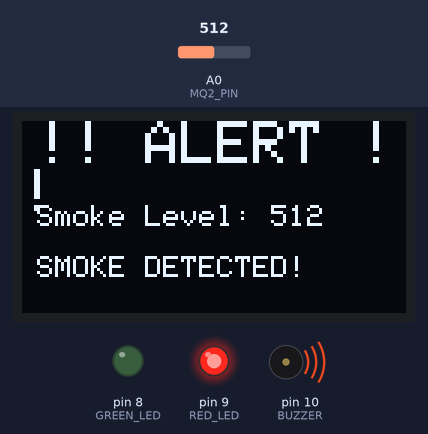
A sketch run on a simulated Arduino Uno, built with avr-gcc and run on an emulated ATmega328P. On the bench: 128×64 one-colour display, output pins drawn as LEDs (lit = HIGH), buzzer (waves = sounding, pin HIGH). The inputs (shaded band) are chosen by the test bench; at power-on: A0 (MQ2_PIN) = 512. What the sketch prints to the serial monitor is not drawn.

Above: at 3.2 s.
3.3 s: A0 (MQ2_PIN) set to 160
At 4.3 s:
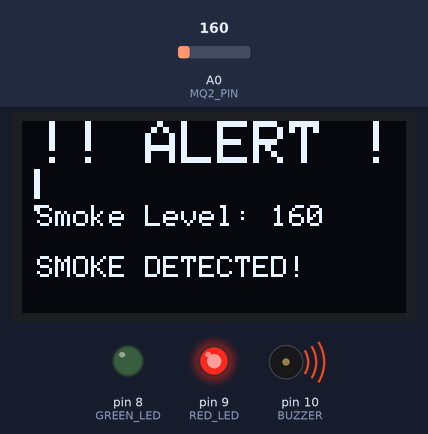
5.1 s: A0 (MQ2_PIN) set to 142
At 6.4 s:
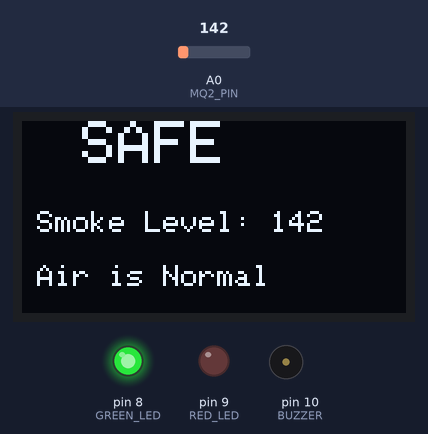
6.7 s: A0 (MQ2_PIN) set to 122
At 7.4 s:
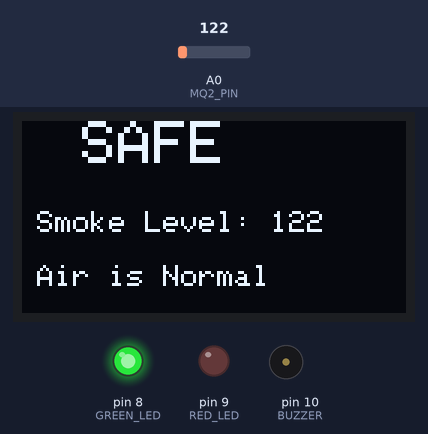
Timing chart, 0 to 9.7 s (numbered marks = the images above; inputs shaded):
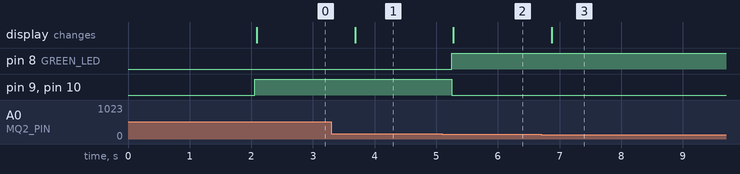

Measured:
- the behaviour switches between 151 and 150 on A0 (MQ2_PIN) (found by bisection; images 1 and 2)
- after the input at 3.3 s, the display: changes after 0.39 s (image 1)
- after the input at 5.1 s, pin 8 (GREEN_LED): LOW → HIGH after 0.15 s; pin 9 (RED_LED), pin 10 (BUZZER): HIGH → LOW after 0.15 s; the display: changes after 0.18 s (image 2)
- after the input at 6.7 s, the display: changes after 0.17 s (image 3)

The sketch:

PyroSense_V1.ino.ino
```cpp
#include <Wire.h>
#include <Adafruit_GFX.h>
#include <Adafruit_SH110X.h>

// ================= OLED =================
#define SCREEN_WIDTH 128
#define SCREEN_HEIGHT 64

Adafruit_SH1106G display(128, 64, &Wire, -1);

// ================= PINS =================
#define MQ2_PIN A0
#define GREEN_LED 8
#define RED_LED 9
#define BUZZER 10

// ================= SETTINGS =================
#define SMOKE_THRESHOLD 150

void setup() {

  Serial.begin(9600);

  // LEDs and buzzer
  pinMode(GREEN_LED, OUTPUT);
  pinMode(RED_LED, OUTPUT);
  pinMode(BUZZER, OUTPUT);

  // ================= OLED =================
  Wire.begin();

  if (!display.begin(0x3C, true)) {
    Serial.println("OLED NOT FOUND");

    while (1);
  }

  display.clearDisplay();
  display.setTextColor(SH110X_WHITE);

  // Startup screen
  display.setTextSize(2);
  display.setCursor(10, 5);
  display.println("SMOKE");
  display.setCursor(20, 28);
  display.println("DETECTOR");

  display.display();

  delay(2000);
}


void loop() {

  // Read MQ-2
  int smokeValue = analogRead(MQ2_PIN);

  Serial.print("Smoke Value: ");
  Serial.println(smokeValue);


  // ==================================================
  // 🚨 SMOKE DETECTED
  // ==================================================

  if (smokeValue > SMOKE_THRESHOLD) {

    digitalWrite(GREEN_LED, LOW);
    digitalWrite(RED_LED, HIGH);
    digitalWrite(BUZZER, HIGH);

    display.clearDisplay();

    display.setTextColor(SH110X_WHITE);

    // ALERT
    display.setTextSize(2);
    display.setCursor(5, 0);
    display.println("!! ALERT !!");

    // Smoke value
    display.setTextSize(1);
    display.setCursor(5, 28);
    display.print("Smoke Level: ");
    display.println(smokeValue);

    // Message
    display.setCursor(5, 45);
    display.println("SMOKE DETECTED!");

    display.display();
  }


  // ==================================================
  // ✅ NORMAL AIR
  // ==================================================

  else {

    digitalWrite(GREEN_LED, HIGH);
    digitalWrite(RED_LED, LOW);
    digitalWrite(BUZZER, LOW);

    display.clearDisplay();

    display.setTextColor(SH110X_WHITE);

    // SAFE
    display.setTextSize(2);
    display.setCursor(20, 0);
    display.println("SAFE");

    // Smoke value
    display.setTextSize(1);
    display.setCursor(5, 30);
    display.print("Smoke Level: ");
    display.println(smokeValue);

    // Status
    display.setCursor(5, 48);
    display.println("Air is Normal");

    display.display();
  }

  delay(500);
}
```
